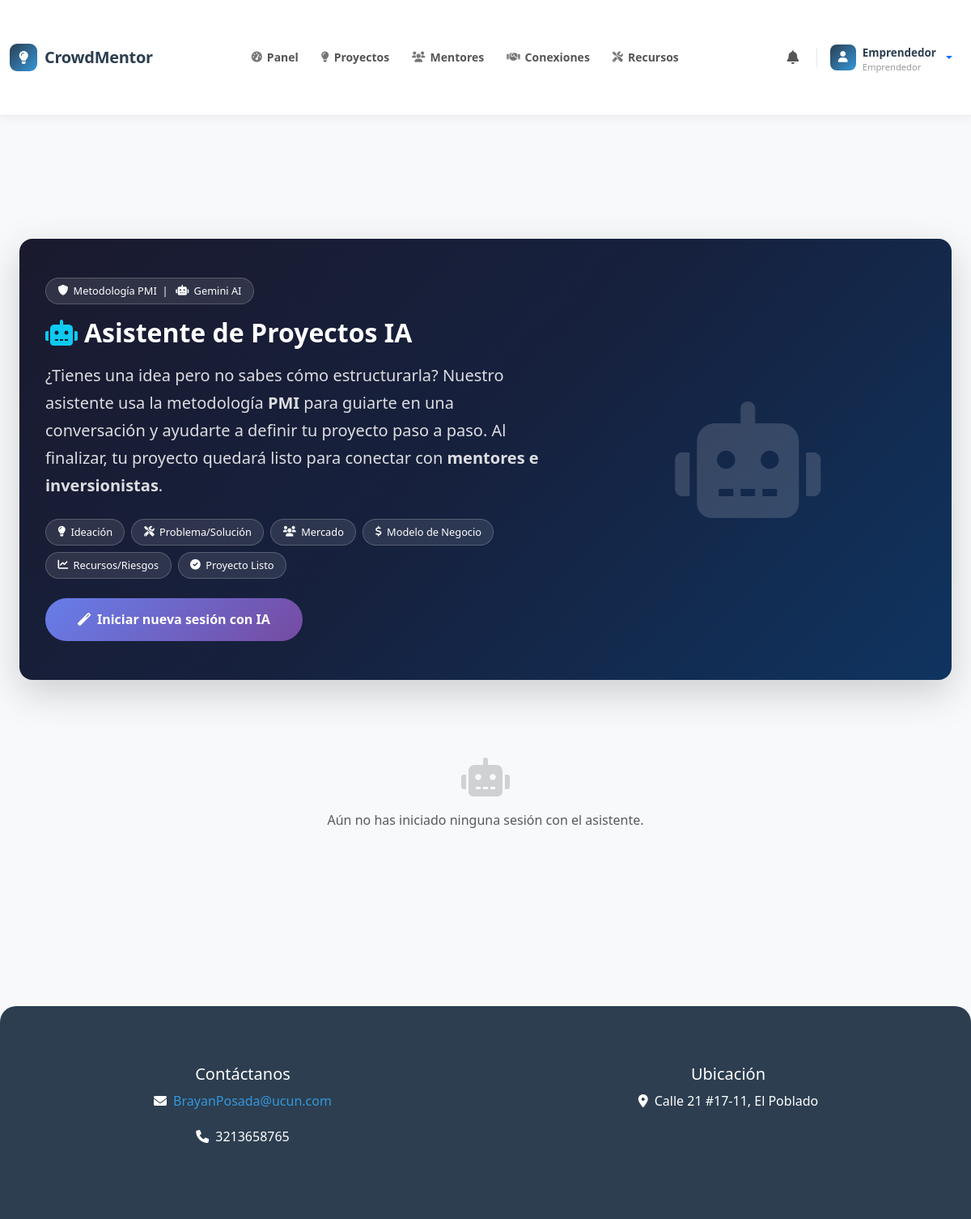
/ai-assistant/ (signed in), run on an earlier commit of the app's database.
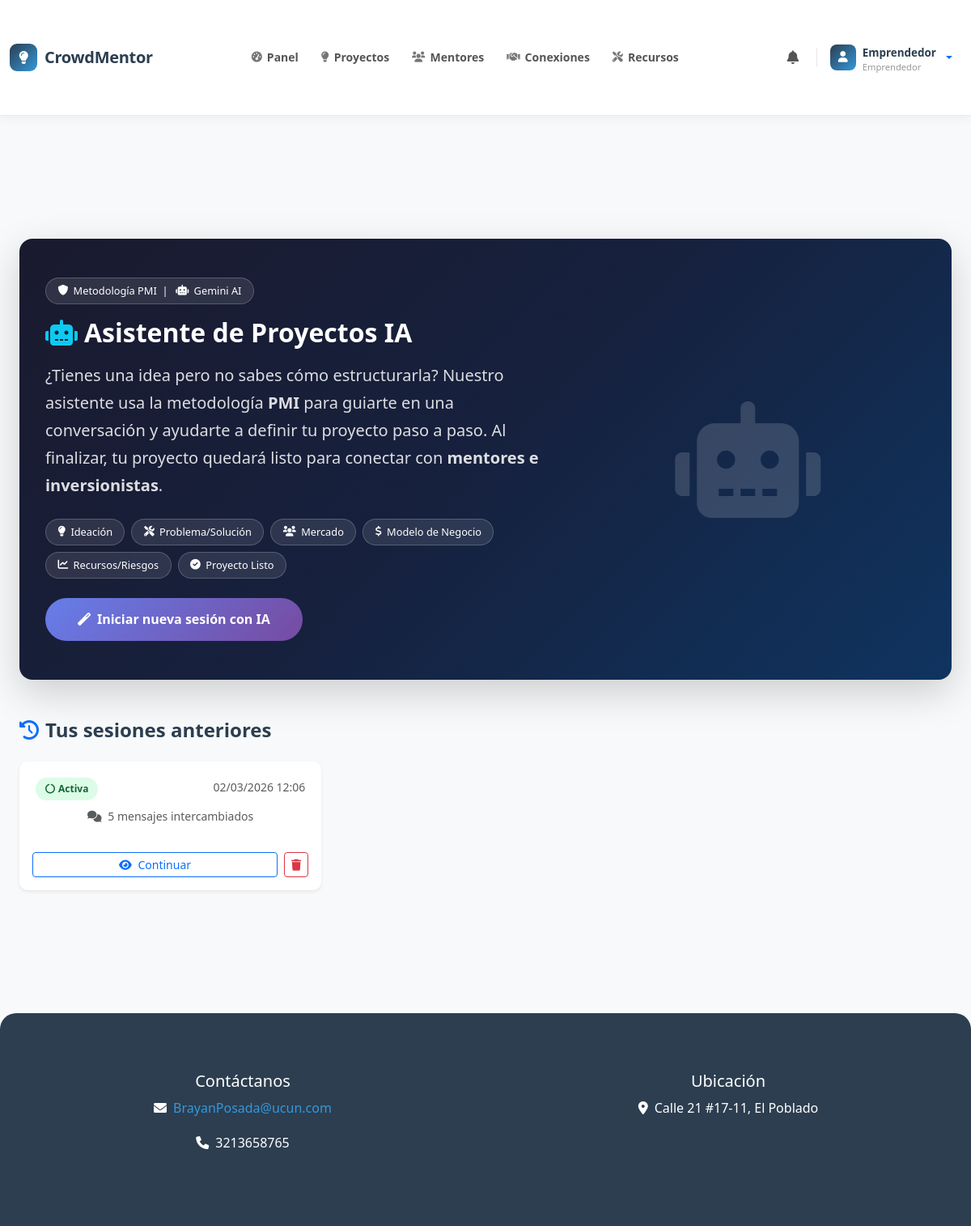
And on a later commit of the database.
### core/models.py (models this page shows, shortened)
class AIProjectSession(models.Model):
    STATUS_CHOICES = [
        ('active', 'Activa'),
        ('completed', 'Completada'),
        ('abandoned', 'Abandonada'),
    ]
    user = models.ForeignKey(User, on_delete=models.CASCADE, related_name='ai_project_sessions')
    created_at = models.DateTimeField(auto_now_add=True)
    updated_at = models.DateTimeField(auto_now=True)
    status = models.CharField(max_length=20, choices=STATUS_CHOICES, default='active')
    messages = models.JSONField(default=list)
    generated_title = models.CharField(max_length=200, blank=True)
    generated_description = models.TextField(blank=True)
    generated_tags = models.CharField(max_length=500, blank=True)
    generated_funding_goal = models.CharField(max_length=50, blank=True)
    generated_profitability_time = models.CharField(max_length=20, blank=True)
    generated_profitability_unit = models.CharField(max_length=10, blank=True, default='meses')
    resulting_project = models.ForeignKey(
        'Project', on_delete=models.SET_NULL, null=True, blank=True,
        related_name='ai_session'
    )
    PMI_PHASES = [
        ('welcome', 'Bienvenida'),
        ('ideation', 'Ideación'),
        ('problem', 'Problema y Solución'),
        ('market', 'Mercado Objetivo'),
        ('business_model', 'Modelo de Negocio'),
        ('resources', 'Recursos y Presupuesto'),
        ('risks', 'Riesgos'),
        ('timeline', 'Cronograma'),
        ('summary', 'Resumen Generado'),
    ]
    current_phase = models.CharField(max_length=20, default='welcome')
    class Meta:
        ordering = ['-created_at']

### core/views.py (the view, shortened to what this page needs)
# urls.py: path('ai-assistant/', views.ai_project_assistant, name='ai_project_assistant'),
@login_required
def ai_project_assistant(request):
    try:
        profile = request.user.profile
        if profile.user_type != 'entrepreneur':
            messages.warning(request, 'El asistente de IA está disponible solo para emprendedores.')
            return redirect('dashboard')
    except Profile.DoesNotExist:
        messages.error(request, 'Completa tu perfil primero.')
        return redirect('dashboard')
    sessions = AIProjectSession.objects.filter(user=request.user)
    return render(request, 'ai_project_assistant.html', {'sessions': sessions})

### core/templatetags/custom_filters.py (called while the page is built)
@register.filter
def has_profile(user):
    return hasattr(user, 'profile') and user.profile is not None

@register.filter
def get_user_type(user):
    if hasattr(user, 'profile') and user.profile:
        return user.profile.user_type
    return None

### core/templates/ai_project_assistant.html (shortened to what the changed rows need)
{% extends 'base.html' %}
{% load static %}
{% block content %}
<div class="container py-5">
    <div class="ai-hero mb-5 shadow-lg">
        <div class="row align-items-center g-4">
            <div class="col-lg-7">
                <h1 class="mb-3">
                    <i class="fas fa-robot me-2 text-info"></i>Asistente de Proyectos IA
                </h1>
            </div>
        </div>
    </div>
    {% if sessions %}
    <h4 class="mb-4 fw-bold"><i class="fas fa-history me-2 text-primary"></i>Tus sesiones anteriores</h4>
    <div class="row g-3">
        {% for s in sessions %}
        <div class="col-md-6 col-lg-4">
            <div class="card border-0 shadow-sm session-card h-100">
                <div class="card-body">
                    <div class="d-flex justify-content-between align-items-start mb-2">
                        <span class="phase-pill
                            {% if s.status == 'active' %}phase-active
                            {% elif s.status == 'completed' %}phase-done
                            {% else %}phase-abandon{% endif %}">
                            {% if s.status == 'active' %}<i class="fas fa-circle-notch fa-spin me-1"></i>Activa
                            {% elif s.status == 'completed' %}<i class="fas fa-check-circle me-1"></i>Completada
                            {% else %}<i class="fas fa-times-circle me-1"></i>Abandonada{% endif %}
                        </span>
                        <small class="text-muted">{{ s.created_at|date:"d/m/Y H:i" }}</small>
                    </div>
                    {% if s.generated_title %}
                    <h6 class="fw-bold mb-1 text-truncate" title="{{ s.generated_title }}">
                        <i class="fas fa-project-diagram me-1 text-primary"></i>{{ s.generated_title }}
                    </h6>
                    {% else %}
                    <p class="text-muted small mb-1">
                        <i class="fas fa-comments me-1"></i>
                        {{ s.messages|length }} mensaje{{ s.messages|length|pluralize:"s" }} intercambiado{{ s.messages|length|pluralize:"s" }}
                    </p>
                    {% endif %}
                </div>
                <div class="card-footer bg-transparent border-0 d-flex gap-2 pb-3">
                    <a href="{% url 'ai_project_assistant_session' s.pk %}" class="btn btn-sm btn-outline-primary flex-grow-1">
                        <i class="fas fa-eye me-1"></i>
                        {% if s.status == 'active' %}Continuar{% else %}Ver{% endif %}
                    </a>
                    <form method="post" action="{% url 'ai_project_session_delete' s.pk %}" class="d-inline"
                          onsubmit="return confirm('¿Eliminar esta sesión?')">
                        <button type="submit" class="btn btn-sm btn-outline-danger">
                            <i class="fas fa-trash"></i>
                        </button>
                    </form>
                </div>
            </div>
        </div>
        {% endfor %}
    </div>
    {% else %}
    <div class="text-center py-5 text-muted">
        <i class="fas fa-robot fa-3x mb-3 opacity-25"></i>
        <p>Aún no has iniciado ninguna sesión con el asistente.</p>
    </div>
    {% endif %}
</div>
{% endblock %}

What changed in the data, as far as the page shows it:
added AIProjectSession: status "active" (drawn), created_at "02/03/2026 12:06", messages|length "5"
Also different on the page:
text no longer shown: "Aún no has iniciado ninguna sesión con el asistente."
text now shown: "Tus sesiones anteriores"
